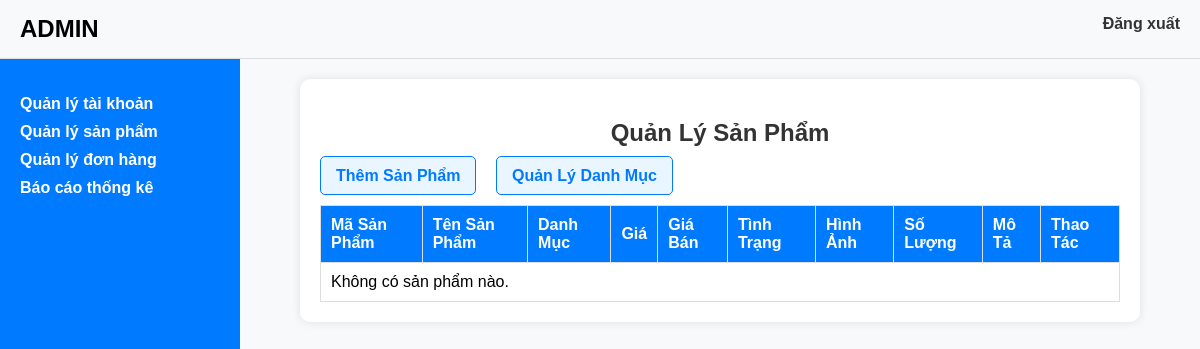
The app's page /admin/index.php?action=manage-products, older data.
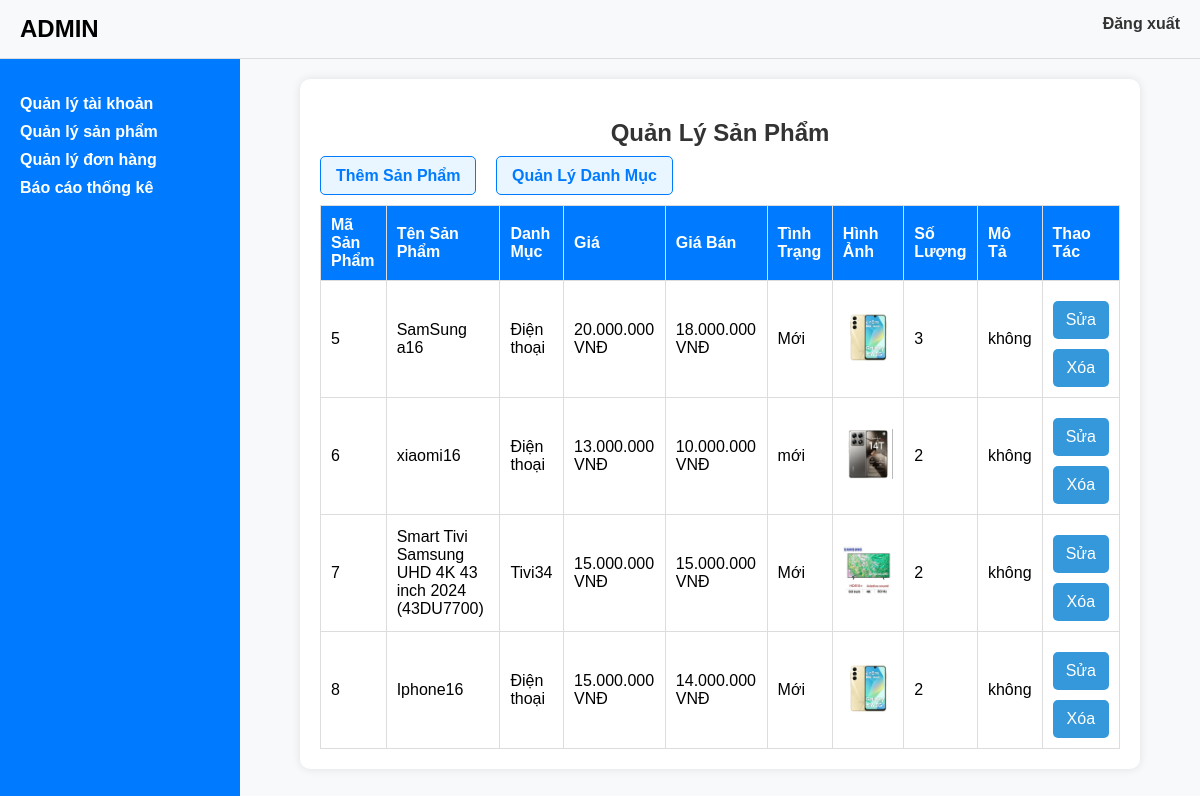
The same page, newer data.
### tables this page shows
CREATE TABLE `sanpham` (
  `MaSP` int(11) NOT NULL,
  `TenSP` varchar(100) NOT NULL,
  `MaDM` int(11) DEFAULT NULL,
  `Gia` double NOT NULL,
  `GiaBan` double NOT NULL,
  `TinhTrang` varchar(50) NOT NULL,
  `HinhAnh` varchar(255) NOT NULL,
  `ThuongHieu` varchar(100) NOT NULL,
  `SoLuong` int(11) NOT NULL,
  `MoTa` text DEFAULT NULL
);

CREATE TABLE `danhmucsp` (
  `MaDM` int(11) NOT NULL,
  `TenDM` varchar(100) NOT NULL,
  `MoTa` text DEFAULT NULL
);

### admin/module/main/qlsp/index.php (the view, shortened to what this page needs)
<h2>Quản Lý Sản Phẩm</h2>
<div class="action-links">
    <a href="index.php?action=manage-products&value=themsp">Thêm Sản Phẩm</a>
    <a href="index.php?action=manage-products&value=themdm">Quản Lý Danh Mục</a>
</div>
    <?php
$sql = "SELECT sp.MaSP, sp.TenSP, dm.TenDM, sp.Gia, sp.GiaBan, sp.TinhTrang, sp.HinhAnh, sp.SoLuong, sp.MoTa
        FROM SanPham sp
        JOIN DanhMucSP dm ON sp.MaDM = dm.MaDM";
$result = $mysqli->query($sql);
?>
<table>
    <thead>
        <tr>
            <th>Mã Sản Phẩm</th>
            <th>Tên Sản Phẩm</th>
            <th>Danh Mục</th>
            <th>Giá</th>
            <th>Giá Bán</th>
            <th>Tình Trạng</th>
            <th>Hình Ảnh</th>
            <th>Số Lượng</th>
            <th>Mô Tả</th>
            <th>Thao Tác</th>
        </tr>
    </thead>
    <tbody>
        <?php
        if ($result->num_rows > 0) {
            while ($row = $result->fetch_assoc()) {
        ?>
                <tr>
                    <td><?php echo $row['MaSP']; ?></td>
                    <td><?php echo $row['TenSP']; ?></td>
                    <td><?php echo $row['TenDM']; ?></td>
                    <td><?php echo number_format($row['Gia'], 0, ',', '.') . ' VNĐ'; ?></td>
                    <td><?php echo number_format($row['GiaBan'], 0, ',', '.') . ' VNĐ'; ?></td>
                    <td><?php echo $row['TinhTrang']; ?></td>
                    <td><img src="<?php echo $row['HinhAnh']; ?>" alt="<?php echo $row['TenSP']; ?>" style="width: 50px; height: 50px;"></td>
                    <td><?php echo $row['SoLuong']; ?></td>
                    <td><?php echo $row['MoTa']; ?></td>
                    <td>
                        <form method="POST" style="display:inline;">
                            <button name="edit-btn" value="<?php echo $row['MaSP']; ?>" class="action-btn">Sửa</button>
                        </form>
                        <form method="POST" style="display:inline;">
                            <button name="delete-btn" value="<?php echo $row['MaSP']; ?>" class="action-btn delete-btn">Xóa</button>
                        </form>
                    </td>
                </tr>
        <?php
            }
        } else {
            echo "<tr><td colspan='10'>Không có sản phẩm nào.</td></tr>";
        }
        ?>
    </tbody>
</table>

### admin/index.php (shortened to what this page needs)
<!DOCTYPE html>
<html lang="en">
  <head>
    <link rel="stylesheet" href="css/style.css" />
  </head>
  <body>
    <div id="wrapper">
      <?php
      include("module/header.php");
      include("module/main.php");
        ?>
    </div>
  </body>
</html>

### admin/module/header.php
<nav class="navbar">
        <div class="navbar-brand">ADMIN</div>
        <div class="navbar-user">
          <a href="../index.php" class="user-link">Đăng xuất</a>
        </div>
      </nav>

### admin/module/main.php
<div id="page-body">
<?php
      include("module/main/sidebar.php");
?>
        <div id="wp-content">
        <?php
       if(isset($_GET['action']))
       {
        $tam=$_GET['action'];
       }
       else
       {
        $tam ='';
       }
       if($tam=='reports')
       {
        include("main/baocaothongke.php");
       }
       elseif($tam=='manage-orders')
       {
        include("main/quanlydonhang.php");
       }
       elseif($tam=='manage-products')
       {
        include("main/quanlysanpham.php");
       }
       elseif($tam=='manage-accounts')
       {
        include("main/quanlytaikhoan.php");
       }
       ?>
        </div>
      </div>

### admin/module/main/sidebar.php
<div id="sidebar">
          <ul id="sidebar-menu">
            <li class="nav-link">
              <a href="index.php?action=manage-accounts"><strong>Quản lý tài khoản</strong></a>
            </li>
            <li class="nav-link">
              <a href="index.php?action=manage-products"><strong>Quản lý sản phẩm</strong></a>
            </li>
            <li class="nav-link">
              <a href="index.php?action=manage-orders"><strong>Quản lý đơn hàng</strong></a>
            </li>
            <li class="nav-link">
              <a href="index.php?action=reports"><strong>Báo cáo thống kê</strong></a>
            </li>
          </ul>
        </div>

### admin/module/main/quanlysanpham.php (shortened to what this page needs)
<!DOCTYPE html>
<html lang="vi">
<head>
</head>
<body>
  <div class="container">
    <?php
       if(isset($_GET['value']))
       {
        $tam=$_GET['value'];
       }
       else
       {
        $tam ='';
       }
       if($tam=='themdm')
       {
        include('qlsp/themdm.php');
       }
       elseif($tam=='themsp')
       {
        include('qlsp/themsp.php');
       }
       else
       {
        include('qlsp/index.php');
       }
       ?>
  </div>
</body>
</html>

### admin/css/style.css (style rules this page uses)
body { font-family: Arial, sans-serif; margin: 0; padding: 0; }
#wrapper { display: flex; flex-direction: column; height: 100vh; }
.navbar { background-color: #f8f9fa; display: flex; justify-content: space-between; padding: 15px 20px; border-bottom: 1px solid #ddd; }
.navbar-brand { font-size: 24px; font-weight: bold; }
.navbar-user { position: relative; }
.user-link { text-decoration: none; color: #333; }
#page-body { display: flex; flex: 1; }
#sidebar { width: 200px; background-color: #007bff; color: white; padding: 20px; }
#sidebar-menu { list-style: none; padding: 0; }
.nav-link { margin-bottom: 10px; }
.nav-link a { color: white; text-decoration: none; }
#wp-content { flex: 1; padding: 20px; background-color: #f8f9fa; }
table { width: 100%; border-collapse: collapse; margin-top: 20px; }
table, th, td { border: 1px solid #ddd; }
th, td { padding: 10px; text-align: left; }
th { background-color: #007bff; color: white; }
button { margin-right: 5px; }

### admin/module/main/quanlysanpham.php (style rules this page uses)
body { font-family: Arial, sans-serif; background-color: rgb(250, 248, 250); margin: 0; }
.container { width: 100%; max-width: 800px; margin: auto; background-color: #ffffff; border-radius: 10px; box-shadow: 0px 0px 10px rgba(0, 0, 0, 0.1); padding: 20px; }
h2 { text-align: center; color: #3498db; }
button { background-color: #3498db; color: #ffffff; border: none; padding: 10px; border-radius: 5px; cursor: pointer; width: 100%; font-size: 16px; margin-top: 10px; }
table { width: 100%; border-collapse: collapse; margin-top: 20px; }
table, th, td { border: 1px solid #ddd; }
th, td { padding: 10px; text-align: left; }
th { background-color: #007bff; color: white; }

### admin/module/main/qlsp/index.php (style rules this page uses)
a { text-decoration: none; font-weight: 700; color: #007bff; transition: color 0.3s ease; }
h2 { font-size: 24px; color: #333; margin-bottom: 20px; }
.action-links { margin-bottom: 20px; }
.action-links a { margin-right: 15px; padding: 10px 15px; border: 1px solid #007bff; border-radius: 5px; background-color: #e9f5ff; }

Row changes from the older to the newer data that the page shows:
added sanpham: MaSP "5", TenSP "SamSung a16", MaDM.TenDM "Điện thoại", Gia "20.000.000", GiaBan "18.000.000", TinhTrang "Mới", HinhAnh (picture), SoLuong "3", MoTa "không"
added sanpham: MaSP "6", TenSP "xiaomi16", MaDM.TenDM "Điện thoại", Gia "13.000.000", GiaBan "10.000.000", TinhTrang "mới", HinhAnh (picture), SoLuong "2", MoTa "không"
added sanpham: MaSP "7", TenSP "Smart Tivi Samsung UHD 4K 43 inch 2024 (43DU7700)", MaDM.TenDM "Tivi34", Gia "15.000.000", GiaBan "15.000.000", TinhTrang "Mới", HinhAnh (picture), SoLuong "2", MoTa "không"
added sanpham: MaSP "8", TenSP "Iphone16", MaDM.TenDM "Điện thoại", Gia "15.000.000", GiaBan "14.000.000", TinhTrang "Mới", HinhAnh (picture), SoLuong "2", MoTa "không"
Text that changed along with them:
text no longer shown: "Không có sản phẩm nào."
